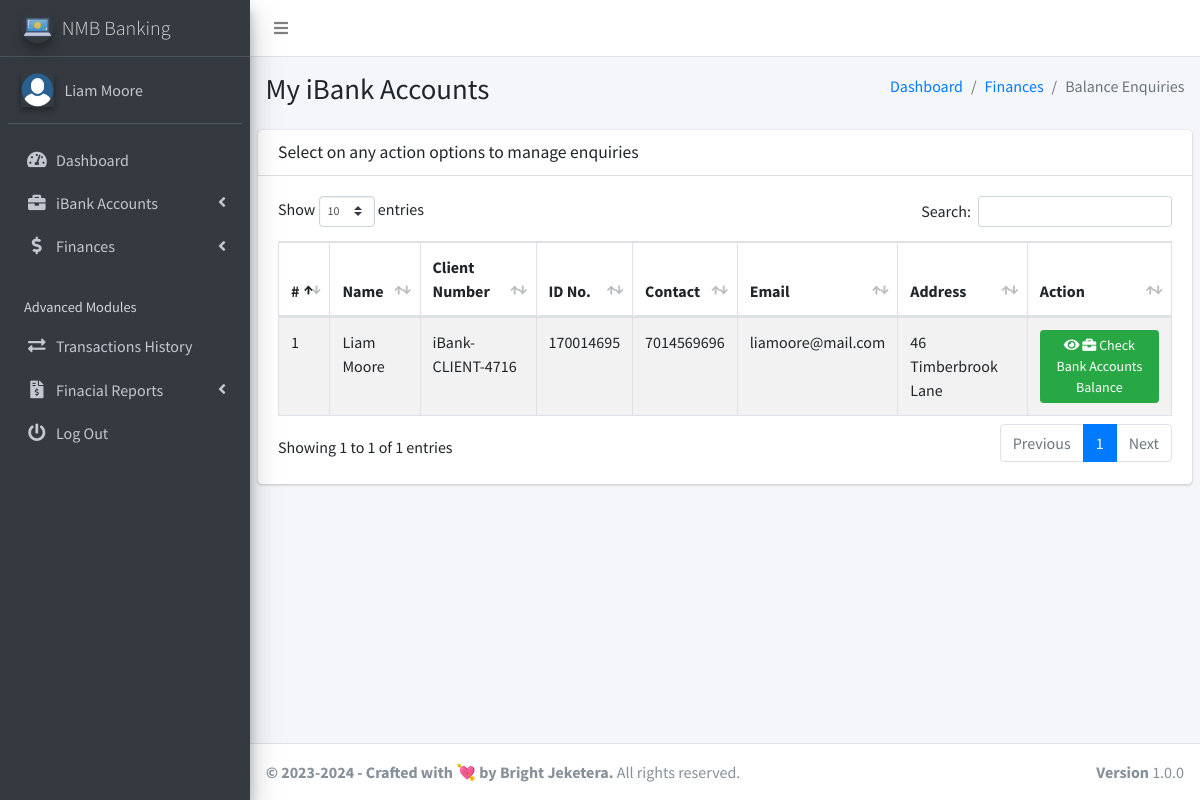
Screenshot of /client/pages_balance_enquiries.php (signed in) with the database file from the repository.
### tables this page shows
CREATE TABLE `ib_systemsettings` (
  `id` int(20) NOT NULL,
  `sys_name` longtext NOT NULL,
  `sys_tagline` longtext NOT NULL,
  `sys_logo` varchar(200) NOT NULL
);

CREATE TABLE `ib_clients` (
  `client_id` int(11) NOT NULL,
  `name` varchar(200) NOT NULL,
  `national_id` varchar(200) NOT NULL,
  `phone` varchar(200) NOT NULL,
  `address` varchar(200) NOT NULL,
  `email` varchar(200) UNIQUE NOT NULL ,
  `password` varchar(200) NOT NULL,
  `profile_pic` varchar(200),
  `face_login_token` varchar(200),
  `acc_token` varchar(200),
  `client_number` varchar(200) NOT NULL,
  `last_login_ip` varchar(200) NOT NULL,
  `last_login_agent` varchar(200) NOT NULL,
  `last_login_attempts` int default 0
);

### client/pages_balance_enquiries.php (the view, shortened to what this page needs)
<?php
include('conf/config.php');
?>
<!DOCTYPE html>
<html>
<?php include("dist/_partials/head.php"); ?>
<body class="hold-transition sidebar-mini">
  <div class="wrapper">
    <?php include("dist/_partials/nav.php"); ?>
    <?php include("dist/_partials/sidebar.php"); ?>
    <div class="content-wrapper">
      <section class="content-header">
        <div class="container-fluid">
          <div class="row mb-2">
            <div class="col-sm-6">
              <h1>My iBank Accounts</h1>
            </div>
            <div class="col-sm-6">
              <ol class="breadcrumb float-sm-right">
                <li class="breadcrumb-item"><a href="pages_dashboard.php">Dashboard</a></li>
                <li class="breadcrumb-item"><a href="pages_balance_enquiries.php">Finances</a></li>
                <li class="breadcrumb-item active">Balance Enquiries</li>
              </ol>
            </div>
          </div>
        </div>
      </section>
      <section class="content">
        <div class="row">
          <div class="col-12">
            <div class="card">
              <div class="card-header">
                <h3 class="card-title">Select on any action options to manage enquiries </h3>
              </div>
              <div class="card-body">
                <table id="example1" class="table table-bordered table-striped table-hover">
                  <thead>
                    <tr>
                      <th>#</th>
                      <th>Name</th>
                      <th>Client Number</th>
                      <th>ID No.</th>
                      <th>Contact</th>
                      <th>Email</th>
                      <th>Address</th>
                      <th>Action</th>
                    </tr>
                  </thead>
                  <tbody>
                    <?php
                    $client_id = $_SESSION['client_id'];
                    $ret = "SELECT * FROM  ib_clients  WHERE client_id =?";
                    $stmt = $mysqli->prepare($ret);
                    $stmt->bind_param('i', $client_id);
                    $stmt->execute();
                    $res = $stmt->get_result();
                    $cnt = 1;
                    while ($row = $res->fetch_object()) {
                    ?>
                      <tr>
                        <td><?php echo $cnt; ?></td>
                        <td><?php echo $row->name; ?></td>
                        <td><?php echo $row->client_number; ?></td>
                        <td><?php echo $row->national_id; ?></td>
                        <td><?php echo $row->phone; ?></td>
                        <td><?php echo $row->email; ?></td>
                        <td><?php echo $row->address; ?></td>
                        <td>
                          <a class="btn btn-success btn-sm" href="pages_view_client_bank_acc.php?client_number=<?php echo $row->client_number; ?>&client_id=<?php echo $row->client_id; ?>">
                            <i class="fas fa-eye"></i>
                            <i class="fas fa-briefcase"></i>
                            Check Bank Accounts Balance
                          </a>
                        </td>
                      </tr>
                    <?php $cnt = $cnt + 1;
                    } ?>
                </table>
              </div>
            </div>
          </div>
        </div>
      </section>
    </div>
    <?php include("dist/_partials/footer.php"); ?>
  </div>
</body>
</html>

### client/dist/_partials/sidebar.php (shortened to what this page needs)
<aside class="main-sidebar sidebar-dark-primary elevation-4">
  <?php
  $client_id = $_SESSION['client_id'];
  $ret = "SELECT * FROM  ib_clients  WHERE client_id = ? ";
  $stmt = $mysqli->prepare($ret);
  $stmt->bind_param('i', $client_id);
  $stmt->execute();
  $res = $stmt->get_result();
  while ($row = $res->fetch_object()) {
    if ($row->profile_pic == '') {
      $profile_picture = "<img src='../admin/dist/img/user_icon.png' class=' elevation-2' alt='User Image'>
                ";
    } else {
      $profile_picture = "<img src='../admin/dist/img/$row->profile_pic' class='elevation-2' alt='User Image'>
                ";
    }
    $ret = "SELECT * FROM `ib_systemsettings` ";
    $stmt = $mysqli->prepare($ret);
    $stmt->execute();
    $res = $stmt->get_result();
    while ($sys = $res->fetch_object()) {
  ?>
      <a href="pages_dashboard.php" class="brand-link">
        <img src="../admin/dist/img/<?php echo $sys->sys_logo;?>" alt="iBanking Logo" class="brand-image img-circle elevation-3" style="opacity: .8">
        <span class="brand-text font-weight-light"><?php echo $sys->sys_name;?></span>
      </a>
      <div class="sidebar">
        <div class="user-panel mt-3 pb-3 mb-3 d-flex">
          <div class="image">
            <?php echo $profile_picture; ?>
          </div>
          <div class="info">
            <a href="/client/pages_account.php" class="d-block"><?php echo $row->name; ?></a>
          </div>
        </div>
        <nav class="mt-2">
          <ul class="nav nav-pills nav-sidebar flex-column" data-widget="treeview" role="menu" data-accordion="false">
            <li class="nav-item has-treeview">
              <a href="pages_dashboard.php" class="nav-link">
                <i class="nav-icon fas fa-tachometer-alt"></i>
                <p>
                  Dashboard
                </p>
              </a>
            </li>
            <li class="nav-item has-treeview">
              <a href="#" class="nav-link">
                <i class="nav-icon fas fa-briefcase"></i>
                <p>
                  iBank Accounts
                  <i class="fas fa-angle-left right"></i>
                </p>
              </a>
            </li>
            <li class="nav-item has-treeview">
              <a href="#" class="nav-link">
                <i class="nav-icon fas fa-dollar-sign"></i>
                <p>
                  Finances
                  <i class="fas fa-angle-left right"></i>
                </p>
              </a>
            </li>
            <li class="nav-header">Advanced Modules</li>
            <li class="nav-item">
              <a href="pages_transactions_engine.php" class="nav-link">
                <i class="nav-icon fas fa-exchange-alt"></i>
                <p>
                  Transactions History
                </p>
              </a>
            </li>
            <li class="nav-item has-treeview">
              <a href="#" class="nav-link">
                <i class="nav-icon fas fa-file-invoice-dollar"></i>
                <p>
                  Finacial Reports
                  <i class="fas fa-angle-left right"></i>
                </p>
              </a>
            </li>
            <li class="nav-item">
              <a href="pages_logout.php" class="nav-link">
                <i class="nav-icon fas fa-power-off"></i>
                <p>
                  Log Out
                </p>
              </a>
            </li>
          </ul>
        </nav>
      </div>
</aside>
<?php
    }
  } ?>

### client/dist/_partials/footer.php
<?php
$ret = "SELECT * FROM `ib_systemsettings` ";
$stmt = $mysqli->prepare($ret);
$stmt->execute();
$res = $stmt->get_result();
while ($sys = $res->fetch_object()) {
?>
  <footer class="main-footer">
    <strong>&copy; 2023-<?php echo date('Y'); ?> - Crafted with 💘 by Bright Jeketera.</strong>
    All rights reserved.
    <div class="float-right d-none d-sm-inline-block">
      <b>Version</b> 1.0.0
    </div>
  </footer>
<?php } ?>

### rows the page displays
ib_clients: name "Liam Moore", client_number "iBank-CLIENT-4716", national "170014695", phone "7014569696", email "liamoore@mail.com", address "46 Timberbrook Lane"
ib_systemsettings: sys_logo (picture), sys_name "NMB Banking", ib_clients.profile_pic (picture)
